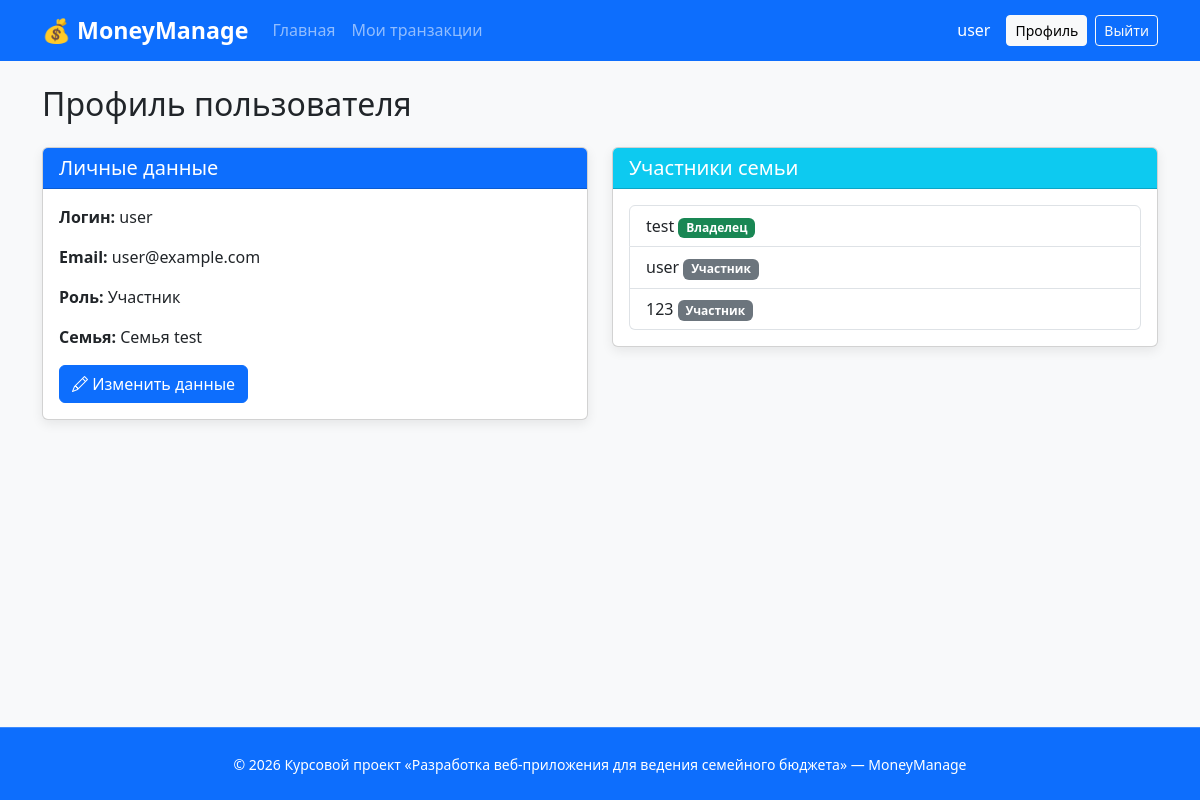
Before: /profile (signed in) with the older database file.
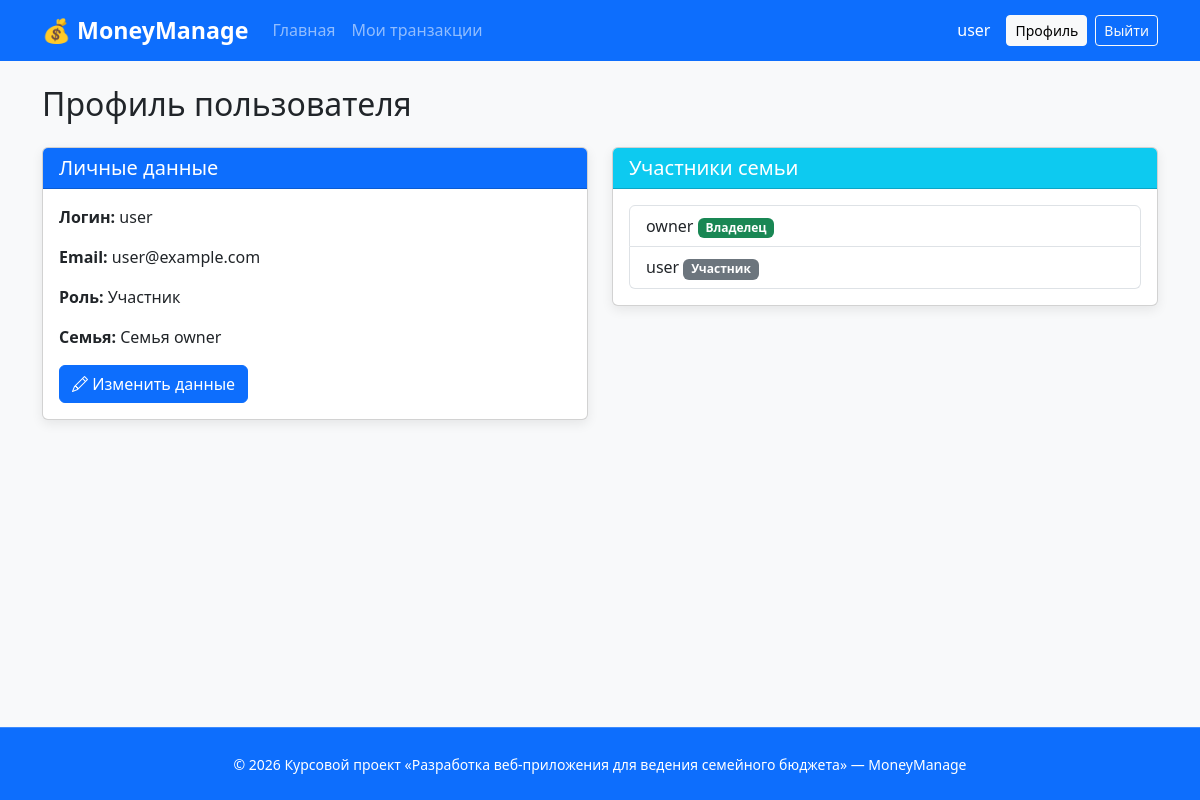
After: the same page with the newer database file.
### project/models.py (models this page shows, shortened)
class User(UserMixin, db.Model):
    __tablename__ = 'user'
    id = db.Column(db.Integer, primary_key=True)
    username = db.Column(db.String(50), unique=True, nullable=False)
    email = db.Column(db.String(100), unique=True, nullable=False)
    password_hash = db.Column(db.String(255), nullable=False)
    role = db.Column(db.String(20), nullable=False, default='member')
    family_id = db.Column(db.Integer, db.ForeignKey('family.id'), nullable=True)
    created_at = db.Column(db.DateTime, default=datetime.utcnow)
    family = db.relationship('Family', back_populates='users')
    transactions = db.relationship('Transaction', back_populates='user', lazy=True, order_by="Transaction.date.desc()")
    user_budgets = db.relationship('UserBudget', back_populates='user', lazy=True)

class Family(db.Model):
    __tablename__ = 'family'
    id = db.Column(db.Integer, primary_key=True)
    name = db.Column(db.String(100), nullable=False)
    invite_code = db.Column(db.String(20), unique=True, nullable=False)
    created_at = db.Column(db.DateTime, default=datetime.utcnow)
    users = db.relationship('User', back_populates='family', lazy=True)
    categories = db.relationship('Category', back_populates='family', lazy=True)
    dashboard_stats = db.relationship('DashboardStats', back_populates='family', lazy=True)

### project/main.py (the view)
@main_bp.route('/profile')
@login_required
def profile():
    family_members = current_user.family.users if current_user.family else []
    return render_template('profile.html', user=current_user, family_members=family_members)

### project/models.py (called while the page is built)
@login_manager.user_loader
def load_user(user_id):
    return User.query.get(int(user_id))

### templates/profile.html (shortened to what this page needs)
{% extends "base.html" %}
{% block content %}
<h2 class="mb-4">Профиль пользователя</h2>
<div class="row">
    <div class="col-md-6">
        <div class="card">
            <div class="card-header bg-primary text-white">
                <h5 class="mb-0">Личные данные</h5>
            </div>
            <div class="card-body">
                <p><strong>Логин:</strong> {{ user.username }}</p>
                <p><strong>Email:</strong> {{ user.email }}</p>
                <p><strong>Роль:</strong>
                    {% if user.role == 'owner' %}
                        Владелец семьи
                    {% elif user.role == 'admin' %}
                        Администратор
                    {% else %}
                        Участник
                    {% endif %}
                </p>
                {% if user.family %}
                <p><strong>Семья:</strong> {{ user.family.name }}</p>
                {% endif %}
                <button class="btn btn-primary" data-bs-toggle="modal" data-bs-target="#editProfileModal">
                    <i class="bi bi-pencil"></i> Изменить данные
                </button>
            </div>
        </div>
    </div>
    <div class="col-md-6">
        <div class="card">
            <div class="card-header bg-info text-white">
                <h5 class="mb-0">Участники семьи</h5>
            </div>
            <div class="card-body">
                <ul class="list-group">
                    {% for member in family_members %}
                    <li class="list-group-item">
                        {{ member.username }}
                        {% if member.role == 'owner' %}
                            <span class="badge bg-success">Владелец</span>
                        {% elif member.role == 'admin' %}
                            <span class="badge bg-danger">Админ</span>
                        {% else %}
                            <span class="badge bg-secondary">Участник</span>
                        {% endif %}
                    </li>
                    {% endfor %}
                </ul>
            </div>
        </div>
    </div>
</div>
{% endblock %}

### templates/base.html (shortened to what this page needs)
<!DOCTYPE html>
<html lang="ru">
<head>
    <link href="https://cdn.jsdelivr.net/npm/bootstrap@5.3.3/dist/css/bootstrap.min.css" rel="stylesheet">
    <link href="{{ url_for('static', filename='css/style.css') }}" rel="stylesheet">
    <link rel="stylesheet" href="https://cdn.jsdelivr.net/npm/bootstrap-icons@1.11.3/font/bootstrap-icons.min.css">
</head>
<body class="d-flex flex-column min-vh-100">
    <nav class="navbar navbar-expand-lg navbar-dark bg-primary">
        <div class="container">
            <a class="navbar-brand fw-bold" href="{{ url_for('main.index') }}">💰 MoneyManage</a>
            <div class="collapse navbar-collapse" id="navbarNav">
                <ul class="navbar-nav me-auto">
                    {% if current_user.is_authenticated %}
                        {% if current_user.role == 'owner' %}
                            <li class="nav-item"><a class="nav-link {% if request.endpoint == 'main.owner_dashboard' %}active{% endif %}" href="{{ url_for('main.owner_dashboard') }}">Главная</a></li>
                            <li class="nav-item"><a class="nav-link {% if request.endpoint == 'main.transactions' %}active{% endif %}" href="{{ url_for('main.transactions') }}">Транзакции</a></li>
                            <li class="nav-item"><a class="nav-link {% if request.endpoint == 'main.categories' %}active{% endif %}" href="{{ url_for('main.categories') }}">Категории</a></li>
                            <li class="nav-item"><a class="nav-link {% if request.endpoint == 'main.members' %}active{% endif %}" href="{{ url_for('main.members') }}">Участники</a></li>
                        {% elif current_user.role == 'member' %}
                            <li class="nav-item"><a class="nav-link {% if request.endpoint == 'main.member_dashboard' %}active{% endif %}" href="{{ url_for('main.member_dashboard') }}">Главная</a></li>
                            <li class="nav-item"><a class="nav-link {% if request.endpoint == 'main.transactions' %}active{% endif %}" href="{{ url_for('main.transactions') }}">Мои транзакции</a></li>
                        {% elif current_user.role == 'admin' %}
                            <li class="nav-item"><a class="nav-link {% if request.endpoint == 'admin.admin_dashboard' %}active{% endif %}" href="{{ url_for('admin.admin_dashboard') }}">Админ-панель</a></li>
                        {% endif %}
                    {% endif %}
                </ul>
                {% if current_user.is_authenticated %}
                <div class="d-flex align-items-center">
                    <span class="text-white me-3">{{ current_user.username }}</span>
                    <a href="{{ url_for('main.profile') }}" class="btn btn-light btn-sm me-2">Профиль</a>
                    <a href="{{ url_for('auth.logout') }}" class="btn btn-outline-light btn-sm">Выйти</a>
                </div>
                {% else %}
                <div class="d-flex align-items-center">
                    <a href="{{ url_for('auth.login') }}" class="btn btn-outline-light btn-sm">Вход</a>
                    <a href="{{ url_for('auth.register') }}" class="btn btn-light btn-sm ms-2">Регистрация</a>
                </div>
                {% endif %}
            </div>
        </div>
    </nav>
    <main class="flex-shrink-0">
        <div class="container mt-4">
            {% block content %}{% endblock %}
        </div>
    </main>
    <footer class="mt-auto bg-primary text-white py-4">
        <div class="container text-center">
            <small>© 2026 Курсовой проект «Разработка веб-приложения для ведения семейного бюджета» — MoneyManage</small>
        </div>
    </footer>
</body>
</html>

### static/css/style.css (style rules this page uses)
body { background-color: #f8f9fa; }
.card { box-shadow: 0 4px 12px rgba(0, 0, 0, 0.08); transition: transform 0.2s ease; }
.navbar-brand { font-size: 1.45rem; }
footer { border-top: 1px solid rgba(255,255,255,0.2); }

Changed rows visible on the page:
removed User: username "test", role "Владелец"
removed User: username "123", role "Участник"
changed Family: family.name "Семья test" → "Семья owner"
added User: username "owner", role "Владелец"
